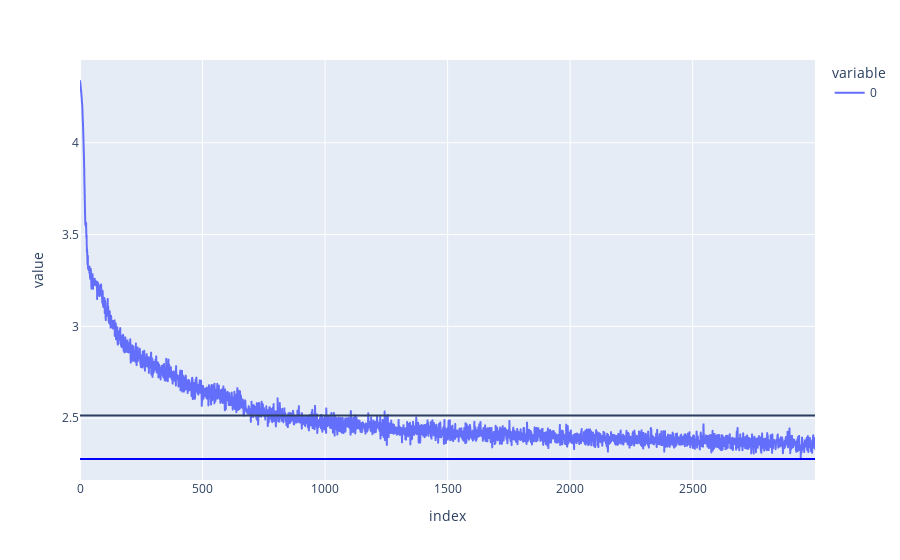

Here is the notebook cell this chart was saved with:
### Code cell
batch_size = 32
optim = torch.optim.AdamW(model.parameters() , lr=1e-3)
_loss = []
times = range(3000)
for i in times:
    xb , xy = get_batch('train')
    optim.zero_grad()
    logits , loss = model(xb,xy)
    loss.backward()
    optim.step()
    _loss.append(loss.item())

ex.line(_loss , labels={ 'x'}).add_hline(sum(_loss)/len(_loss)).add_hline(min(_loss) ,line_color="blue")

### Figure 1 — Plotly figure (JSON) as saved in the notebook; plotly's stock layout.template omitted (floating-point values rounded to 4 significant figures; data arrays with more than 128 entries replaced by an {"elided": "..."} marker saying what was removed)
{"data": [{"hovertemplate": "variable=0<br>index=%{x}<br>value=%{y}<extra></extra>", "legendgroup": "0", "line": {"color": "#636efa", "dash": "solid"}, "marker": {"symbol": "circle"}, "mode": "lines", "name": "0", "showlegend": true, "type": "scattergl", "x": {"elided": "3000 int values"}, "xaxis": "x", "y": {"elided": "3000 float values"}, "yaxis": "y"}], "layout": {"autosize": true, "legend": {"title": {"text": "variable"}, "tracegroupgap": 0}, "margin": {"t": 60}, "shapes": [{"type": "line", "x0": 0, "x1": 1, "xref": "x domain", "y0": 2.515, "y1": 2.515, "yref": "y"}, {"line": {"color": "blue"}, "type": "line", "x0": 0, "x1": 1, "xref": "x domain", "y0": 2.278, "y1": 2.278, "yref": "y"}], "xaxis": {"anchor": "y", "autorange": true, "domain": [0, 1], "range": [0, 2999], "title": {"text": "index"}, "type": "linear"}, "yaxis": {"anchor": "x", "autorange": true, "domain": [0, 1], "range": [2.164, 4.451], "title": {"text": "value"}, "type": "linear"}}}
